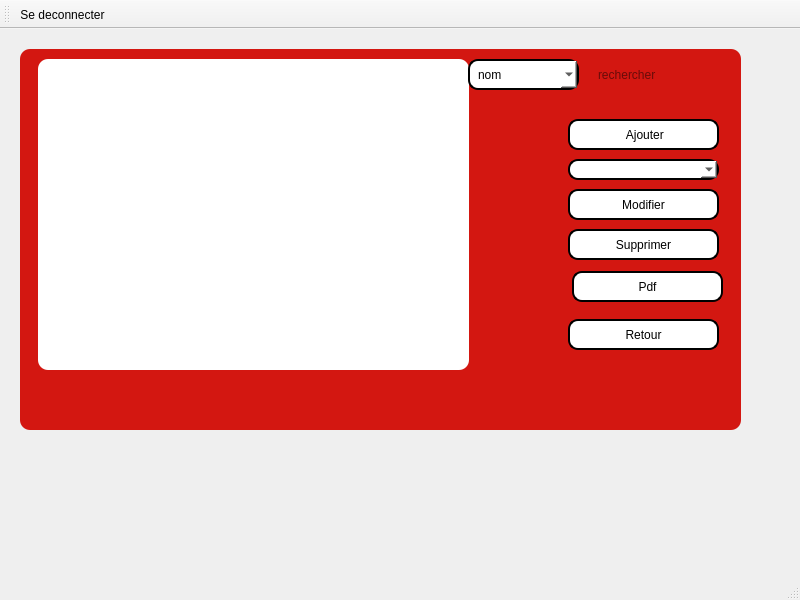
<?xml version="1.0" encoding="UTF-8"?>
<ui version="4.0">
 <class>gestion_mustpha</class>
 <widget class="QMainWindow" name="gestion_mustpha">
  <property name="geometry">
   <rect>
    <x>0</x>
    <y>0</y>
    <width>800</width>
    <height>600</height>
   </rect>
  </property>
  <property name="windowTitle">
   <string>MainWindow</string>
  </property>
  <property name="styleSheet">
   <string notr="true">background-image: url(:/res/img/bg.png);</string>
  </property>
  <widget class="QWidget" name="centralwidget">
   <widget class="QStackedWidget" name="stackedWidget">
    <property name="geometry">
     <rect>
      <x>20</x>
      <y>20</y>
      <width>721</width>
      <height>381</height>
     </rect>
    </property>
    <property name="styleSheet">
     <string notr="true">
font: 75 14pt &quot;MS Shell Dlg 2&quot;;
border-radius: 10px;
padding: 0 8px;

font: bold, &quot;Comic Sans MS&quot;;;
text-align:center;
background-color:rgb(197, 39, 39);
background-color: rgb(197, 16, 16);

background-color: rgb(211, 23, 17);</string>
    </property>
    <property name="currentIndex">
     <number>1</number>
    </property>
    <widget class="QWidget" name="page">
     <widget class="QPushButton" name="pushButton">
      <property name="geometry">
       <rect>
        <x>210</x>
        <y>90</y>
        <width>331</width>
        <height>81</height>
       </rect>
      </property>
      <property name="styleSheet">
       <string notr="true">border: 2px solid black;
font: 75 8pt &quot;MS Shell Dlg 2&quot;;
border-radius: 10px;
padding: 0 8px;
background:white;
font: bold, &quot;Comic Sans MS&quot;;;
text-align:center;</string>
      </property>
      <property name="text">
       <string>Gestion des Invités</string>
      </property>
     </widget>
     <widget class="QPushButton" name="pushButton_5">
      <property name="geometry">
       <rect>
        <x>210</x>
        <y>220</y>
        <width>331</width>
        <height>81</height>
       </rect>
      </property>
      <property name="styleSheet">
       <string notr="true">border: 2px solid black;
font: 75 8pt &quot;MS Shell Dlg 2&quot;;
border-radius: 10px;
padding: 0 8px;
background:white;
font: bold, &quot;Comic Sans MS&quot;;;
text-align:center;</string>
      </property>
      <property name="text">
       <string>Gestion des Programmes</string>
      </property>
     </widget>
    </widget>
    <widget class="QWidget" name="page_2">
     <widget class="QTableView" name="T_invite">
      <property name="geometry">
       <rect>
        <x>10</x>
        <y>10</y>
        <width>431</width>
        <height>311</height>
       </rect>
      </property>
      <property name="styleSheet">
       <string notr="true">
color: rgb(0, 0, 0);
font: 75 8pt &quot;MS Shell Dlg 2&quot;;
border-radius: 10px;
padding: 0 8px;
background:white;
font: bold, &quot;Comic Sans MS&quot;;;
text-align:center;</string>
      </property>
     </widget>
     <widget class="QPushButton" name="B_modifierinv">
      <property name="geometry">
       <rect>
        <x>540</x>
        <y>140</y>
        <width>151</width>
        <height>31</height>
       </rect>
      </property>
      <property name="styleSheet">
       <string notr="true">border: 2px solid black;
font: 75 8pt &quot;MS Shell Dlg 2&quot;;
border-radius: 10px;
padding: 0 8px;
background:white;
font: bold, &quot;Comic Sans MS&quot;;;
text-align:center;</string>
      </property>
      <property name="text">
       <string>Modifier</string>
      </property>
     </widget>
     <widget class="QPushButton" name="B_supprimerrinv">
      <property name="geometry">
       <rect>
        <x>540</x>
        <y>180</y>
        <width>151</width>
        <height>31</height>
       </rect>
      </property>
      <property name="styleSheet">
       <string notr="true">border: 2px solid black;
font: 75 8pt &quot;MS Shell Dlg 2&quot;;
border-radius: 10px;
padding: 0 8px;
background:white;
font: bold, &quot;Comic Sans MS&quot;;;
text-align:center;</string>
      </property>
      <property name="text">
       <string>Supprimer</string>
      </property>
     </widget>
     <widget class="QPushButton" name="B_Ajouterinv">
      <property name="geometry">
       <rect>
        <x>540</x>
        <y>70</y>
        <width>151</width>
        <height>31</height>
       </rect>
      </property>
      <property name="styleSheet">
       <string notr="true">border: 2px solid black;
font: 75 8pt &quot;MS Shell Dlg 2&quot;;
border-radius: 10px;
padding: 0 8px;
background:white;
font: bold, &quot;Comic Sans MS&quot;;;
text-align:center;</string>
      </property>
      <property name="text">
       <string> Ajouter</string>
      </property>
      <property name="icon">
       <iconset>
        <normaloff>:/ressources/image/add.png</normaloff>:/ressources/image/add.png</iconset>
      </property>
     </widget>
     <widget class="QComboBox" name="CB_idInv">
      <property name="geometry">
       <rect>
        <x>540</x>
        <y>110</y>
        <width>151</width>
        <height>21</height>
       </rect>
      </property>
      <property name="styleSheet">
       <string notr="true">border: 2px solid black;
font: 75 8pt &quot;MS Shell Dlg 2&quot;;
border-radius: 10px;
padding: 0 8px;
background:white;
font: bold, &quot;Comic Sans MS&quot;;;
text-align:center;</string>
      </property>
     </widget>
     <widget class="QComboBox" name="boxi">
      <property name="geometry">
       <rect>
        <x>440</x>
        <y>10</y>
        <width>111</width>
        <height>31</height>
       </rect>
      </property>
      <property name="styleSheet">
       <string notr="true">border: 2px solid black;
font: 75 8pt &quot;MS Shell Dlg 2&quot;;
border-radius: 10px;
padding: 0 8px;
background:white;
font: bold, &quot;Comic Sans MS&quot;;;
text-align:center;</string>
      </property>
      <item>
       <property name="text">
        <string>nom</string>
       </property>
      </item>
      <item>
       <property name="text">
        <string>prenom</string>
       </property>
      </item>
     </widget>
     <widget class="QLineEdit" name="lineEdit">
      <property name="geometry">
       <rect>
        <x>560</x>
        <y>10</y>
        <width>121</width>
        <height>31</height>
       </rect>
      </property>
      <property name="placeholderText">
       <string>rechercher</string>
      </property>
     </widget>
     <widget class="QPushButton" name="pushButton_2">
      <property name="geometry">
       <rect>
        <x>544</x>
        <y>222</y>
        <width>151</width>
        <height>31</height>
       </rect>
      </property>
      <property name="styleSheet">
       <string notr="true">border: 2px solid black;
font: 75 8pt &quot;MS Shell Dlg 2&quot;;
border-radius: 10px;
padding: 0 8px;
background:white;
font: bold, &quot;Comic Sans MS&quot;;;
text-align:center;</string>
      </property>
      <property name="text">
       <string>Pdf</string>
      </property>
     </widget>
     <widget class="QPushButton" name="B_retour">
      <property name="geometry">
       <rect>
        <x>540</x>
        <y>270</y>
        <width>151</width>
        <height>31</height>
       </rect>
      </property>
      <property name="styleSheet">
       <string notr="true">border: 2px solid black;
font: 75 8pt &quot;MS Shell Dlg 2&quot;;
border-radius: 10px;
padding: 0 8px;
background:white;
font: bold, &quot;Comic Sans MS&quot;;;
text-align:center;</string>
      </property>
      <property name="text">
       <string>Retour</string>
      </property>
     </widget>
    </widget>
    <widget class="QWidget" name="page_3">
     <widget class="QLabel" name="L_Nomin">
      <property name="geometry">
       <rect>
        <x>50</x>
        <y>90</y>
        <width>151</width>
        <height>31</height>
       </rect>
      </property>
      <property name="styleSheet">
       <string notr="true">backgroung:red;
</string>
      </property>
      <property name="text">
       <string>Nom :</string>
      </property>
     </widget>
     <widget class="QLabel" name="L_prenomin">
      <property name="geometry">
       <rect>
        <x>50</x>
        <y>160</y>
        <width>151</width>
        <height>31</height>
       </rect>
      </property>
      <property name="styleSheet">
       <string notr="true">backgroung:red;
</string>
      </property>
      <property name="text">
       <string>Prenom :</string>
      </property>
     </widget>
     <widget class="QLabel" name="L_adressein">
      <property name="geometry">
       <rect>
        <x>50</x>
        <y>220</y>
        <width>151</width>
        <height>31</height>
       </rect>
      </property>
      <property name="styleSheet">
       <string notr="true">backgroung:red;
</string>
      </property>
      <property name="text">
       <string>Adresse :</string>
      </property>
     </widget>
     <widget class="QLineEdit" name="LE_Anominv">
      <property name="geometry">
       <rect>
        <x>252</x>
        <y>100</y>
        <width>251</width>
        <height>21</height>
       </rect>
      </property>
      <property name="styleSheet">
       <string notr="true">border: 2px solid black;
color: rgb(0, 0, 0);
font: 75 8pt &quot;MS Shell Dlg 2&quot;;
border-radius: 10px;
padding: 0 8px;
background:white;
font: bold, &quot;Comic Sans MS&quot;;;
text-align:center;</string>
      </property>
      <property name="text">
       <string/>
      </property>
     </widget>
     <widget class="QLineEdit" name="LE_Prenominv">
      <property name="geometry">
       <rect>
        <x>250</x>
        <y>170</y>
        <width>251</width>
        <height>21</height>
       </rect>
      </property>
      <property name="styleSheet">
       <string notr="true">border: 2px solid black;
color: rgb(0, 0, 0);
font: 75 8pt &quot;MS Shell Dlg 2&quot;;
border-radius: 10px;
padding: 0 8px;
background:white;
font: bold, &quot;Comic Sans MS&quot;;;
text-align:center;</string>
      </property>
     </widget>
     <widget class="QLineEdit" name="LE_Adresseinv">
      <property name="geometry">
       <rect>
        <x>250</x>
        <y>230</y>
        <width>251</width>
        <height>21</height>
       </rect>
      </property>
      <property name="styleSheet">
       <string notr="true">border: 2px solid black;
color: rgb(0, 0, 0);
font: 75 8pt &quot;MS Shell Dlg 2&quot;;
border-radius: 10px;
padding: 0 8px;
background:white;
font: bold, &quot;Comic Sans MS&quot;;;
text-align:center;</string>
      </property>
     </widget>
     <widget class="QLabel" name="L_Nomin_2">
      <property name="geometry">
       <rect>
        <x>270</x>
        <y>20</y>
        <width>201</width>
        <height>21</height>
       </rect>
      </property>
      <property name="styleSheet">
       <string notr="true"/>
      </property>
      <property name="text">
       <string>AJOUTER INVITE</string>
      </property>
     </widget>
     <widget class="QPushButton" name="pushButton_3">
      <property name="geometry">
       <rect>
        <x>444</x>
        <y>312</y>
        <width>81</width>
        <height>31</height>
       </rect>
      </property>
      <property name="styleSheet">
       <string notr="true">border: 2px solid black;
font: 75 8pt &quot;MS Shell Dlg 2&quot;;
border-radius: 10px;
padding: 0 8px;
background:white;
font: bold, &quot;Comic Sans MS&quot;;;
text-align:center;</string>
      </property>
      <property name="text">
       <string>Confirmer</string>
      </property>
     </widget>
     <widget class="QPushButton" name="pushButton_4">
      <property name="geometry">
       <rect>
        <x>200</x>
        <y>310</y>
        <width>81</width>
        <height>31</height>
       </rect>
      </property>
      <property name="styleSheet">
       <string notr="true">border: 2px solid black;
font: 75 8pt &quot;MS Shell Dlg 2&quot;;
border-radius: 10px;
padding: 0 8px;
background:white;
font: bold, &quot;Comic Sans MS&quot;;;
text-align:center;</string>
      </property>
      <property name="text">
       <string>Annuler</string>
      </property>
     </widget>
    </widget>
    <widget class="QWidget" name="page_4">
     <widget class="QLabel" name="L_Nomin_5">
      <property name="geometry">
       <rect>
        <x>280</x>
        <y>20</y>
        <width>241</width>
        <height>31</height>
       </rect>
      </property>
      <property name="styleSheet">
       <string notr="true">backgroung:red;
</string>
      </property>
      <property name="text">
       <string>MODIFIER  INVITE</string>
      </property>
     </widget>
     <widget class="QLineEdit" name="LE_MPrenominv">
      <property name="geometry">
       <rect>
        <x>280</x>
        <y>180</y>
        <width>251</width>
        <height>21</height>
       </rect>
      </property>
      <property name="styleSheet">
       <string notr="true">border: 2px solid black;
color: rgb(0, 0, 0);
font: 75 8pt &quot;MS Shell Dlg 2&quot;;
border-radius: 10px;
padding: 0 8px;
background:white;
font: bold, &quot;Comic Sans MS&quot;;;
text-align:center;</string>
      </property>
     </widget>
     <widget class="QLineEdit" name="LE_MAdresseinv">
      <property name="geometry">
       <rect>
        <x>280</x>
        <y>240</y>
        <width>251</width>
        <height>21</height>
       </rect>
      </property>
      <property name="styleSheet">
       <string notr="true">border: 2px solid black;
color: rgb(0, 0, 0);
font: 75 8pt &quot;MS Shell Dlg 2&quot;;
border-radius: 10px;
padding: 0 8px;
background:white;
font: bold, &quot;Comic Sans MS&quot;;;
text-align:center;</string>
      </property>
     </widget>
     <widget class="QLabel" name="L_MNomin">
      <property name="geometry">
       <rect>
        <x>80</x>
        <y>100</y>
        <width>151</width>
        <height>31</height>
       </rect>
      </property>
      <property name="styleSheet">
       <string notr="true">backgroung:red;
</string>
      </property>
      <property name="text">
       <string>Nom :</string>
      </property>
     </widget>
     <widget class="QLineEdit" name="LE_Mnominv">
      <property name="geometry">
       <rect>
        <x>282</x>
        <y>110</y>
        <width>251</width>
        <height>21</height>
       </rect>
      </property>
      <property name="styleSheet">
       <string notr="true">border: 2px solid black;
color: rgb(0, 0, 0);
font: 75 8pt &quot;MS Shell Dlg 2&quot;;
border-radius: 10px;
padding: 0 8px;
background:white;
font: bold, &quot;Comic Sans MS&quot;;;
text-align:center;</string>
      </property>
     </widget>
     <widget class="QLabel" name="L_Mprenomin">
      <property name="geometry">
       <rect>
        <x>80</x>
        <y>170</y>
        <width>151</width>
        <height>31</height>
       </rect>
      </property>
      <property name="styleSheet">
       <string notr="true">backgroung:red;
</string>
      </property>
      <property name="text">
       <string>Prenom :</string>
      </property>
     </widget>
     <widget class="QLabel" name="L_Madressein">
      <property name="geometry">
       <rect>
        <x>80</x>
        <y>230</y>
        <width>151</width>
        <height>31</height>
       </rect>
      </property>
      <property name="styleSheet">
       <string notr="true">backgroung:red;
</string>
      </property>
      <property name="text">
       <string>Adresse :</string>
      </property>
     </widget>
     <widget class="QPushButton" name="confirmermodif">
      <property name="geometry">
       <rect>
        <x>470</x>
        <y>320</y>
        <width>81</width>
        <height>31</height>
       </rect>
      </property>
      <property name="styleSheet">
       <string notr="true">border: 2px solid black;
font: 75 8pt &quot;MS Shell Dlg 2&quot;;
border-radius: 10px;
padding: 0 8px;
background:white;
font: bold, &quot;Comic Sans MS&quot;;;
text-align:center;
</string>
      </property>
      <property name="text">
       <string>Confirmer</string>
      </property>
     </widget>
     <widget class="QPushButton" name="annulermodif">
      <property name="geometry">
       <rect>
        <x>240</x>
        <y>320</y>
        <width>81</width>
        <height>31</height>
       </rect>
      </property>
      <property name="styleSheet">
       <string notr="true">border: 2px solid black;
font: 75 8pt &quot;MS Shell Dlg 2&quot;;
border-radius: 10px;
padding: 0 8px;
background:white;
font: bold, &quot;Comic Sans MS&quot;;;
text-align:center;</string>
      </property>
      <property name="text">
       <string>Annuler</string>
      </property>
     </widget>
    </widget>
    <widget class="QWidget" name="page_10">
     <widget class="QPushButton" name="B_modifierprog">
      <property name="geometry">
       <rect>
        <x>540</x>
        <y>180</y>
        <width>161</width>
        <height>31</height>
       </rect>
      </property>
      <property name="styleSheet">
       <string notr="true">border: 2px solid black;
font: 75 8pt &quot;MS Shell Dlg 2&quot;;
border-radius: 10px;
padding: 0 8px;
background:white;
font: bold, &quot;Comic Sans MS&quot;;;
text-align:center;</string>
      </property>
      <property name="text">
       <string>Modifier</string>
      </property>
     </widget>
     <widget class="QTableView" name="T_progrmme">
      <property name="geometry">
       <rect>
        <x>39</x>
        <y>39</y>
        <width>431</width>
        <height>311</height>
       </rect>
      </property>
     </widget>
     <widget class="QPushButton" name="B_supprimerprog">
      <property name="geometry">
       <rect>
        <x>539</x>
        <y>219</y>
        <width>161</width>
        <height>51</height>
       </rect>
      </property>
      <property name="styleSheet">
       <string notr="true">border: 2px solid black;
font: 75 8pt &quot;MS Shell Dlg 2&quot;;
border-radius: 10px;
padding: 0 8px;
background:white;
font: bold, &quot;Comic Sans MS&quot;;;
text-align:center;</string>
      </property>
      <property name="text">
       <string>Supprimer</string>
      </property>
     </widget>
     <widget class="QPushButton" name="B_Ajouterprog">
      <property name="geometry">
       <rect>
        <x>540</x>
        <y>110</y>
        <width>161</width>
        <height>31</height>
       </rect>
      </property>
      <property name="styleSheet">
       <string notr="true">border: 2px solid black;
font: 75 8pt &quot;MS Shell Dlg 2&quot;;
border-radius: 10px;
padding: 0 8px;
background:white;
font: bold, &quot;Comic Sans MS&quot;;;
text-align:center;</string>
      </property>
      <property name="text">
       <string> Ajouter</string>
      </property>
      <property name="icon">
       <iconset>
        <normaloff>:/ressources/image/add.png</normaloff>:/ressources/image/add.png</iconset>
      </property>
     </widget>
     <widget class="QComboBox" name="CB_idprog">
      <property name="geometry">
       <rect>
        <x>540</x>
        <y>150</y>
        <width>161</width>
        <height>21</height>
       </rect>
      </property>
      <property name="styleSheet">
       <string notr="true">border: 2px solid black;
font: 75 8pt &quot;MS Shell Dlg 2&quot;;
border-radius: 10px;
padding: 0 8px;
background:white;
font: bold, &quot;Comic Sans MS&quot;;;
text-align:center;</string>
      </property>
     </widget>
     <widget class="QPushButton" name="trier">
      <property name="geometry">
       <rect>
        <x>540</x>
        <y>60</y>
        <width>161</width>
        <height>31</height>
       </rect>
      </property>
      <property name="styleSheet">
       <string notr="true">border: 2px solid black;
font: 75 8pt &quot;MS Shell Dlg 2&quot;;
border-radius: 10px;
padding: 0 8px;
background:white;
font: bold, &quot;Comic Sans MS&quot;;;
text-align:center;</string>
      </property>
      <property name="text">
       <string>trier</string>
      </property>
      <property name="icon">
       <iconset>
        <normaloff>:/ressources/image/add.png</normaloff>:/ressources/image/add.png</iconset>
      </property>
     </widget>
     <widget class="QComboBox" name="boxp">
      <property name="geometry">
       <rect>
        <x>540</x>
        <y>20</y>
        <width>161</width>
        <height>31</height>
       </rect>
      </property>
      <property name="styleSheet">
       <string notr="true">border: 2px solid black;
font: 75 8pt &quot;MS Shell Dlg 2&quot;;
border-radius: 10px;
padding: 0 8px;
background:white;
font: bold, &quot;Comic Sans MS&quot;;;
text-align:center;</string>
      </property>
      <item>
       <property name="text">
        <string>nom</string>
       </property>
      </item>
      <item>
       <property name="text">
        <string>lieuprog</string>
       </property>
      </item>
     </widget>
     <widget class="QPushButton" name="B_retour_2">
      <property name="geometry">
       <rect>
        <x>540</x>
        <y>280</y>
        <width>151</width>
        <height>31</height>
       </rect>
      </property>
      <property name="styleSheet">
       <string notr="true">border: 2px solid black;
font: 75 8pt &quot;MS Shell Dlg 2&quot;;
border-radius: 10px;
padding: 0 8px;
background:white;
font: bold, &quot;Comic Sans MS&quot;;;
text-align:center;</string>
      </property>
      <property name="text">
       <string>Retour</string>
      </property>
     </widget>
    </widget>
    <widget class="QWidget" name="page_8">
     <widget class="QPushButton" name="annulerajoutprog">
      <property name="geometry">
       <rect>
        <x>220</x>
        <y>320</y>
        <width>81</width>
        <height>31</height>
       </rect>
      </property>
      <property name="text">
       <string>Annuler</string>
      </property>
     </widget>
     <widget class="QLineEdit" name="LE_Adresseprog">
      <property name="geometry">
       <rect>
        <x>270</x>
        <y>230</y>
        <width>251</width>
        <height>21</height>
       </rect>
      </property>
      <property name="styleSheet">
       <string notr="true">border: 2px solid black;
color: rgb(0, 0, 0);
font: 75 8pt &quot;MS Shell Dlg 2&quot;;
border-radius: 10px;
padding: 0 8px;
background:white;
font: bold, &quot;Comic Sans MS&quot;;;
text-align:center;</string>
      </property>
     </widget>
     <widget class="QLabel" name="L_Nomin_6">
      <property name="geometry">
       <rect>
        <x>290</x>
        <y>30</y>
        <width>261</width>
        <height>21</height>
       </rect>
      </property>
      <property name="styleSheet">
       <string notr="true">backgroung:red;
</string>
      </property>
      <property name="text">
       <string>AJOUTER PROGRAMME</string>
      </property>
     </widget>
     <widget class="QPushButton" name="confirmeajoutprog">
      <property name="geometry">
       <rect>
        <x>464</x>
        <y>322</y>
        <width>81</width>
        <height>31</height>
       </rect>
      </property>
      <property name="text">
       <string>Confirmer</string>
      </property>
     </widget>
     <widget class="QLabel" name="L_Nomprog">
      <property name="geometry">
       <rect>
        <x>20</x>
        <y>100</y>
        <width>161</width>
        <height>31</height>
       </rect>
      </property>
      <property name="styleSheet">
       <string notr="true">backgroung:red;
</string>
      </property>
      <property name="text">
       <string>Nom  :</string>
      </property>
     </widget>
     <widget class="QLineEdit" name="LE_Anomprog">
      <property name="geometry">
       <rect>
        <x>272</x>
        <y>110</y>
        <width>251</width>
        <height>21</height>
       </rect>
      </property>
      <property name="styleSheet">
       <string notr="true">border: 2px solid black;
color: rgb(0, 0, 0);
font: 75 8pt &quot;MS Shell Dlg 2&quot;;
border-radius: 10px;
padding: 0 8px;
background:white;
font: bold, &quot;Comic Sans MS&quot;;;
text-align:center;</string>
      </property>
     </widget>
     <widget class="QLabel" name="L_Aprenomprog">
      <property name="geometry">
       <rect>
        <x>20</x>
        <y>160</y>
        <width>201</width>
        <height>41</height>
       </rect>
      </property>
      <property name="styleSheet">
       <string notr="true">backgroung:red;
</string>
      </property>
      <property name="text">
       <string>Date Programme :</string>
      </property>
     </widget>
     <widget class="QLabel" name="L_Aadresseprog">
      <property name="geometry">
       <rect>
        <x>20</x>
        <y>220</y>
        <width>201</width>
        <height>41</height>
       </rect>
      </property>
      <property name="styleSheet">
       <string notr="true">backgroung:red;
</string>
      </property>
      <property name="text">
       <string>Lieu Programme :</string>
      </property>
     </widget>
     <widget class="QDateEdit" name="date_prog">
      <property name="geometry">
       <rect>
        <x>270</x>
        <y>170</y>
        <width>251</width>
        <height>31</height>
       </rect>
      </property>
      <property name="styleSheet">
       <string notr="true">border: 2px solid black;
color: rgb(0, 0, 0);
font: 75 8pt &quot;MS Shell Dlg 2&quot;;
border-radius: 10px;
padding: 0 8px;
background:white;
font: bold, &quot;Comic Sans MS&quot;;;
text-align:center;</string>
      </property>
     </widget>
    </widget>
    <widget class="QWidget" name="page_9">
     <widget class="QLabel" name="L_Nomprog_2">
      <property name="geometry">
       <rect>
        <x>30</x>
        <y>100</y>
        <width>161</width>
        <height>31</height>
       </rect>
      </property>
      <property name="styleSheet">
       <string notr="true">backgroung:red;
</string>
      </property>
      <property name="text">
       <string>Nom  :</string>
      </property>
     </widget>
     <widget class="QLineEdit" name="LE_Mnomprog">
      <property name="geometry">
       <rect>
        <x>282</x>
        <y>110</y>
        <width>251</width>
        <height>21</height>
       </rect>
      </property>
      <property name="styleSheet">
       <string notr="true">border: 2px solid black;
color: rgb(0, 0, 0);
font: 75 8pt &quot;MS Shell Dlg 2&quot;;
border-radius: 10px;
padding: 0 8px;
background:white;
font: bold, &quot;Comic Sans MS&quot;;;
text-align:center;</string>
      </property>
      <property name="text">
       <string> fdgvdfvdfvdfvdf</string>
      </property>
     </widget>
     <widget class="QLabel" name="L_Nomin_7">
      <property name="geometry">
       <rect>
        <x>260</x>
        <y>30</y>
        <width>291</width>
        <height>51</height>
       </rect>
      </property>
      <property name="styleSheet">
       <string notr="true">backgroung:red;
</string>
      </property>
      <property name="text">
       <string>Modifier PROGRAMME</string>
      </property>
     </widget>
     <widget class="QLineEdit" name="LE_Mdresseprog">
      <property name="geometry">
       <rect>
        <x>280</x>
        <y>230</y>
        <width>251</width>
        <height>21</height>
       </rect>
      </property>
      <property name="styleSheet">
       <string notr="true">border: 2px solid black;
font: 75 8pt &quot;MS Shell Dlg 2&quot;;
border-radius: 10px;
padding: 0 8px;
background:white;
font: bold, &quot;Comic Sans MS&quot;;;
text-align:center;</string>
      </property>
     </widget>
     <widget class="QLabel" name="L_Aprenomprog_2">
      <property name="geometry">
       <rect>
        <x>30</x>
        <y>160</y>
        <width>201</width>
        <height>41</height>
       </rect>
      </property>
      <property name="styleSheet">
       <string notr="true">backgroung:red;
</string>
      </property>
      <property name="text">
       <string>Date Programme :</string>
      </property>
     </widget>
     <widget class="QDateEdit" name="Mdate_prog">
      <property name="geometry">
       <rect>
        <x>280</x>
        <y>170</y>
        <width>251</width>
        <height>31</height>
       </rect>
      </property>
      <property name="styleSheet">
       <string notr="true">border: 2px solid black;
font: 75 8pt &quot;MS Shell Dlg 2&quot;;
border-radius: 10px;
padding: 0 8px;
background:white;
font: bold, &quot;Comic Sans MS&quot;;;
text-align:center;</string>
      </property>
     </widget>
     <widget class="QPushButton" name="annulermodifprog">
      <property name="geometry">
       <rect>
        <x>230</x>
        <y>320</y>
        <width>81</width>
        <height>31</height>
       </rect>
      </property>
      <property name="styleSheet">
       <string notr="true">border: 2px solid black;
font: 75 8pt &quot;MS Shell Dlg 2&quot;;
border-radius: 10px;
padding: 0 8px;
background:white;
font: bold, &quot;Comic Sans MS&quot;;;
text-align:center;</string>
      </property>
      <property name="text">
       <string>Annuler</string>
      </property>
     </widget>
     <widget class="QPushButton" name="confirmemodifprog">
      <property name="geometry">
       <rect>
        <x>474</x>
        <y>322</y>
        <width>81</width>
        <height>31</height>
       </rect>
      </property>
      <property name="styleSheet">
       <string notr="true">border: 2px solid black;
font: 75 8pt &quot;MS Shell Dlg 2&quot;;
border-radius: 10px;
padding: 0 8px;
background:white;
font: bold, &quot;Comic Sans MS&quot;;;
text-align:center;</string>
      </property>
      <property name="text">
       <string>Confirmer</string>
      </property>
     </widget>
     <widget class="QLabel" name="L_Aadresseprog_2">
      <property name="geometry">
       <rect>
        <x>30</x>
        <y>220</y>
        <width>201</width>
        <height>41</height>
       </rect>
      </property>
      <property name="styleSheet">
       <string notr="true">backgroung:red;
</string>
      </property>
      <property name="text">
       <string>Lieu Programme :</string>
      </property>
     </widget>
    </widget>
   </widget>
  </widget>
  <widget class="QMenuBar" name="menubar">
   <property name="geometry">
    <rect>
     <x>0</x>
     <y>0</y>
     <width>800</width>
     <height>26</height>
    </rect>
   </property>
  </widget>
  <widget class="QStatusBar" name="statusbar"/>
  <widget class="QToolBar" name="toolBar">
   <property name="windowTitle">
    <string>toolBar</string>
   </property>
   <attribute name="toolBarArea">
    <enum>TopToolBarArea</enum>
   </attribute>
   <attribute name="toolBarBreak">
    <bool>false</bool>
   </attribute>
   <addaction name="actiondeconnecter"/>
  </widget>
  <action name="actiondeconnecter">
   <property name="icon">
    <iconset>
     <normaloff>img/Windows-Log-Off-icon.png</normaloff>
     <normalon>:/res/img/Windows-Log-Off-icon.png</normalon>img/Windows-Log-Off-icon.png</iconset>
   </property>
   <property name="text">
    <string>Se deconnecter</string>
   </property>
   <property name="toolTip">
    <string>deconnecter</string>
   </property>
   <property name="shortcut">
    <string>Ctrl+O</string>
   </property>
  </action>
 </widget>
 <resources/>
 <connections/>
</ui>
